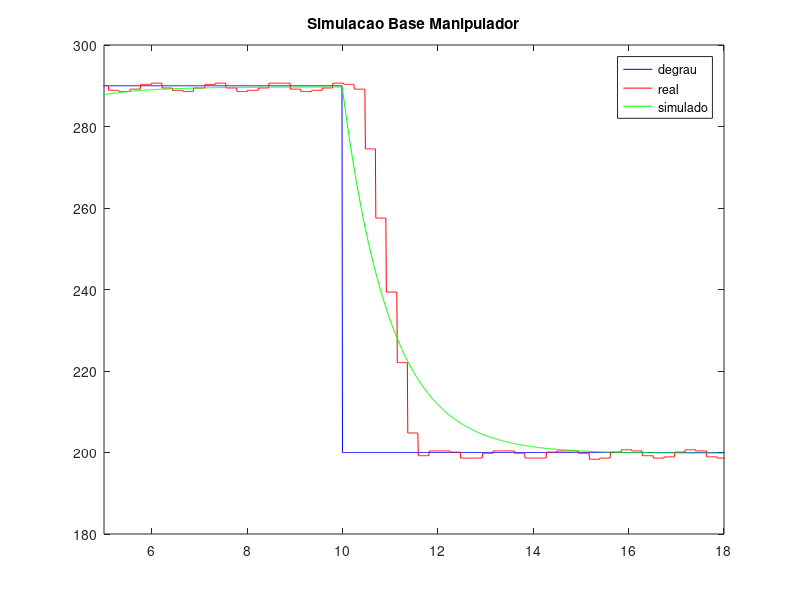
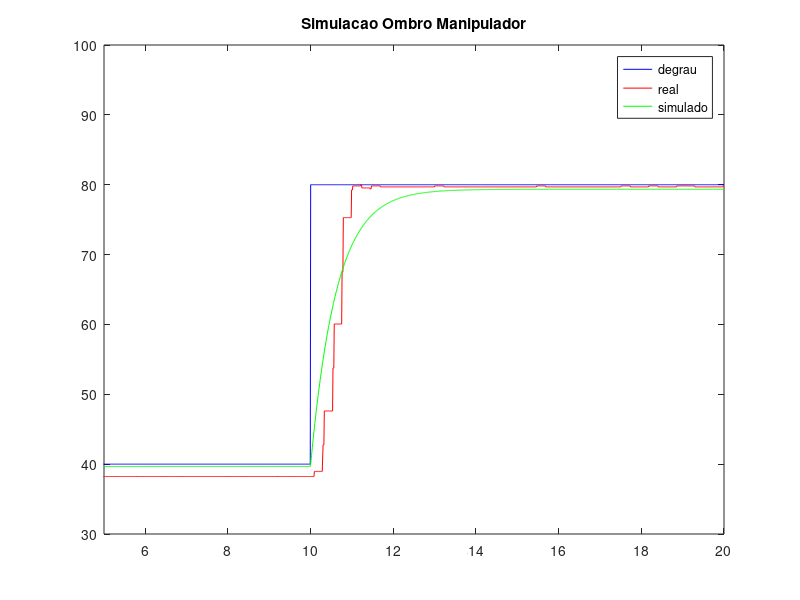
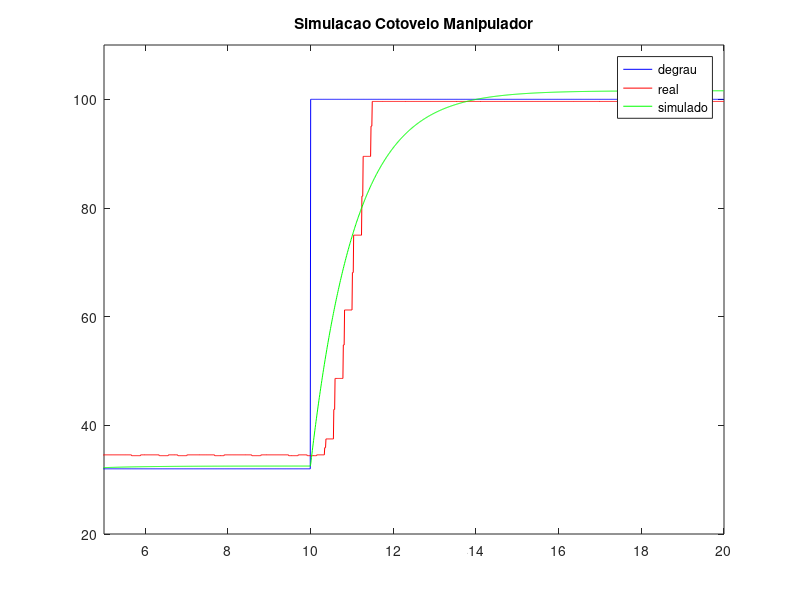
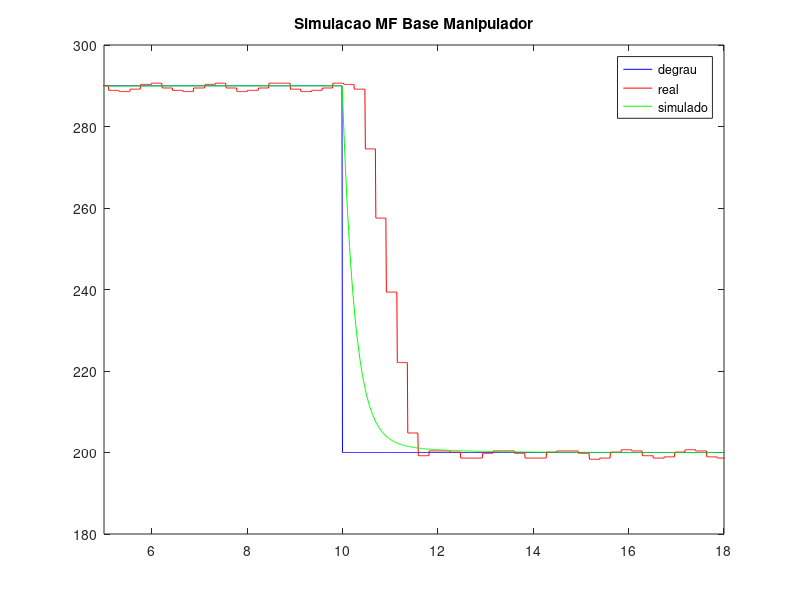

The MATLAB script that drew these images, in order:
clc;
close all;

load('base/input_base_01s.mat')
load('base/output_base_01s.mat')
load('shoulder/output_shoulder_01s.mat')
load('shoulder/input_shoulder_01s.mat')
load('forearm/output_forearm_01s.mat')
load('forearm/input_forearm_01s.mat')

tf_base = tf([1.005],[1 1.006])
time_base = 0:0.01:19.99;
ref_base = zeros(1,2000);

for idx = 1:2000
    if idx <= 1000
        ref_base(1,idx) = 290;
    else
        ref_base(1,idx) = 200;
    end
end

result_step_base = lsim(tf_base,ref_base,time_base);

figure(1)
plot(time_base(1,:),ref_base(1,:),'b');
hold on
plot(output_base_01s(:,1),output_base_01s(:,2),'r');
hold on
plot(time_base(1,:),result_step_base,'g');
axis([5 18 180 300])
legend('degrau','real','simulado')
title('Simulacao Base Manipulador')

tf_shoulder = tf([1.583],[1 1.596])
time_shoulder = 0:0.01:19.99;
ref_shoulder = zeros(1,2000);

for idx = 1:2000
    if idx <= 1000
        ref_shoulder(1,idx) = 40;
    else
        ref_shoulder(1,idx) = 80;
    end
end

result_step_shoulder = lsim(tf_shoulder,ref_shoulder,time_shoulder);

figure(2)
plot(time_shoulder(1,:),ref_shoulder(1,:),'b');
hold on
plot(output_shoulder_01s(:,1),output_shoulder_01s(:,2),'r');
hold on
plot(time_shoulder(1,:),result_step_shoulder,'g');
axis([5 20 30 100])
legend('degrau','real','simulado')
title('Simulacao Ombro Manipulador')


tf_forearm = tf([0.9556],[1 0.9407])
time_forearm = 0:0.01:19.99;
ref_forearm = zeros(1,2000);

for idx = 1:2000
    if idx <= 1000
        ref_forearm(1,idx) = 32;
    else
        ref_forearm(1,idx) = 100;
    end
end

result_step_forearm = lsim(tf_forearm,ref_forearm,time_forearm);

figure(3)
plot(time_forearm(1,:),ref_forearm(1,:),'b');
hold on
plot(output_forearm_01s(:,1),output_forearm_01s(:,2),'r');
hold on
plot(time_forearm(1,:),result_step_forearm,'g');
axis([5 20 20 110])
legend('degrau','real','simulado')
title('Simulacao Cotovelo Manipulador')

% ------------------------ Malha Fechada ------------------------- %

c_base = tf([3.762 3.42],[1 0])
mf_base = feedback(c_base*tf_base,1)

result_mf_step_base = lsim(mf_base,ref_base,time_base);

figure(4)
plot(time_base(1,:),ref_base(1,:),'b');
hold on
plot(output_base_01s(:,1),output_base_01s(:,2),'r');
hold on
plot(time_base(1,:),result_mf_step_base,'g');
axis([5 18 180 300])
legend('degrau','real','simulado')
title('Simulacao MF Base Manipulador')

c_shoulder = tf([2.2436 3.16],[1 0])
mf_shoulder = feedback(c_shoulder*tf_shoulder,1)

result_mf_step_shoulder = lsim(mf_shoulder,ref_shoulder,time_shoulder);

figure(5)
plot(time_shoulder(1,:),ref_shoulder(1,:),'b');
hold on
plot(output_shoulder_01s(:,1),output_shoulder_01s(:,2),'r');
hold on
plot(time_shoulder(1,:),result_mf_step_shoulder,'g');
axis([5 20 30 100])
legend('degrau','real','simulado')
title('Simulacao MF Ombro Manipulador')

c_forearm = tf([3.74 3.4],[1 0])
mf_forearm = feedback(c_forearm*tf_forearm,1)

result_mf_step_forearm = lsim(mf_forearm,ref_forearm,time_forearm);

figure(6)
plot(time_forearm(1,:),ref_forearm(1,:),'b');
hold on
plot(output_forearm_01s(:,1),output_forearm_01s(:,2),'r');
hold on
plot(time_forearm(1,:),result_mf_step_forearm,'g');
axis([5 20 20 110])
legend('degrau','real','simulado')
title('Simulacao Cotovelo Manipulador')